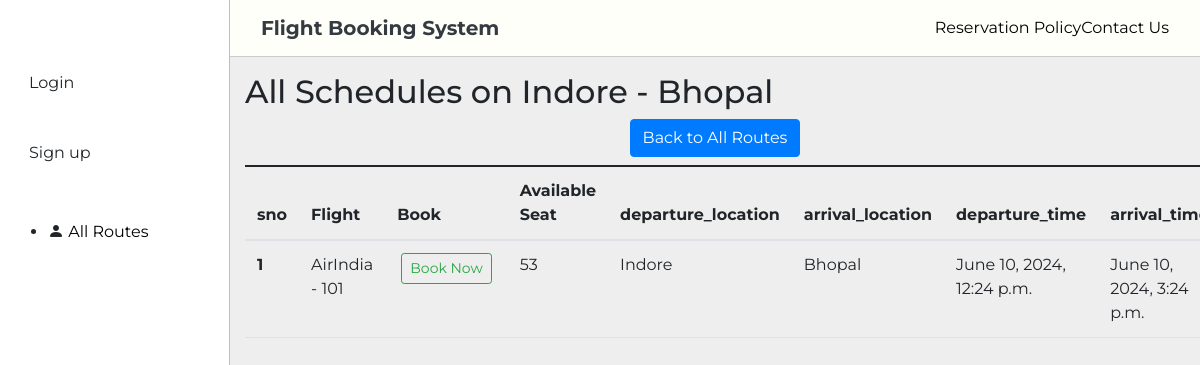
/all_schedules/1, run on the app's committed database.
### home/models.py (models this page shows, shortened)
class Route(models.Model):
    departure_location = models.CharField(max_length=100)
    arrival_location = models.CharField(max_length=100)
    distance = models.IntegerField()
    created_at = models.DateTimeField(auto_now_add=True)
    updated_at = models.DateTimeField(auto_now=True)
    def __str__(self):
        return f"{self.departure_location} - {self.arrival_location}"

class Schedule(models.Model):
    flight = models.OneToOneField(Flight, on_delete=models.CASCADE)
    route = models.ForeignKey(Route, on_delete=models.CASCADE)
    source_departure_datetime = models.DateTimeField()
    destination_arrival_datetime = models.DateTimeField()
    duration = models.DurationField(null=True, blank=True)
    total_seats_on_flight = models.IntegerField(null=True, blank=True)
    total_available_seats_on_flight = models.IntegerField(null=True, blank=True)
    created_at = models.DateTimeField(auto_now_add=True)
    updated_at = models.DateTimeField(auto_now=True)
    class Meta:
        ordering = ["source_departure_datetime"]

class Flight(models.Model):
    flight_no = models.CharField(max_length=50, unique=True)
    flight_TYPES = [
        ("low cost carrier", "low cost carrier"),
        ("full service", "full service"),
    ]
    name = models.CharField(max_length=100)
    type = models.CharField(max_length=20, choices=flight_TYPES)
    capacity = models.IntegerField()
    created_at = models.DateTimeField(auto_now_add=True)
    updated_at = models.DateTimeField(auto_now=True)
    def __str__(self):
        return f"{self.name} - {self.flight_no}"

### home/views.py (the view)
# urls.py: path("all_schedules/<int:pk>", views.allSchedules, name="all_schedules"),
def allSchedules(request, pk):
    route = Route.objects.get(id=pk)
    AllSchedules = Schedule.objects.filter(route=route).order_by("source_departure_datetime")
    context = {
        "AllSchedules": AllSchedules,
        "route": route,
    }
    return render(request, "home/all_schedules.html", context)

### templates/home/all_schedules.html (shortened to what this page needs)
{% extends 'base.html' %} {% load static %} {% block body %}
<div class="container my-3">
  <h2>All Schedules on {{ route }}</h2>
  <h4>
    <div class="text-center">
      <a href="{% url 'all_routes' %}" class="btn btn-primary"
        >Back to All Routes</a
      >
    </div>
  </h4>
  {% if AllSchedules %}
  <table class="table">
    <tbody>
      <thead>
        <tr>
          <th scope="col">sno</th>
          <th scope="col">Flight</th>
          <th scope="col">Book</th>
          <th scope="col">Available Seat</th>
          <th scope="col">departure_location</th>
          <th scope="col">arrival_location</th>
          <th scope="col">departure_time</th>
          <th scope="col">arrival_time</th>
        </tr>
      </thead>
      {% for schedule in AllSchedules %}
      <tr>
        <th scope="row">{{ forloop.counter }}</th>
        <td>{{schedule.flight}}</td>
        <td>
          {% if user.is_authenticated %}
          <a
            href="{% url 'booking' route.pk schedule.pk %}"
            type="button"
            class="btn btn-outline-success btn-sm mx-1"
            >Book Now</a
          >
          {% else %}
          <button
            type="button"
            class="btn btn-outline-success btn-sm mx-1"
            data-bs-toggle="modal"
            data-bs-target="#loginModal"
          >
            Book Now
          </button>
          {% endif %}
        </td>
        <td>{{schedule.total_available_seats_on_flight}}</td>
        <td>{{schedule.route.departure_location}}</td>
        <td>{{schedule.route.arrival_location}}</td>
        <td>{{schedule.source_departure_datetime}}</td>
        <td>{{schedule.destination_arrival_datetime}}</td>
      </tr>
      {% endfor %}
    </tbody>
  </table>
  {% else %}
  <div class="alert alert-dark" role="alert">No Schedule</div>
  {% endif %} {% endblock body %}

### static/css/style.css (style rules this page uses)
:root { --cerulean: #4484ce; --aluminium: #FFFFFA; --light: #f9cf00; --tangerine: #f19f4d; }
* { font-family: 'Montserrat', sans-serif; }
body { background-color: var(--aluminium); overflow: visible !important; }

### static/css/personalModal.css (style rules this page uses)
body { background-color: #eee }

### data on the page
Route: departure_location+arrival_location "Indore - Bhopal"
Schedule: flight "AirIndia - 101", total_available_seats_on_flight "53", route.departure_location "Indore", route.arrival_location "Bhopal", source_departure_datetime "June 10, 2024, 12:24 p.m.", destination_arrival_datetime "June 10, 2024, 3:24 p.m."
